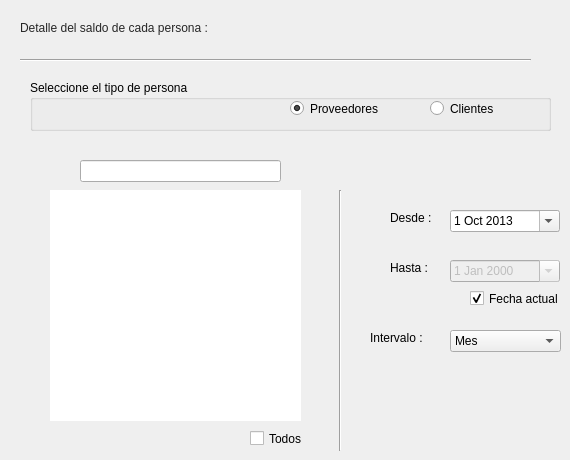
      <widget class="QWidget" name="tab_2">
       <attribute name="title">
        <string>Saldos</string>
       </attribute>
       <widget class="QPushButton" name="btnGeneratePDFStatisticsTabBalances">
        <property name="enabled">
         <bool>true</bool>
        </property>
        <property name="geometry">
         <rect>
          <x>520</x>
          <y>400</y>
          <width>34</width>
          <height>45</height>
         </rect>
        </property>
        <property name="font">
         <font>
          <family>Segoe UI</family>
          <pointsize>11</pointsize>
          <weight>9</weight>
          <italic>false</italic>
          <bold>false</bold>
         </font>
        </property>
        <property name="cursor">
         <cursorShape>PointingHandCursor</cursorShape>
        </property>
        <property name="styleSheet">
         <string notr="true">background: qradialgradient(cx: 0.4, cy: -0.1,
fx: 0.4, fy: -0.1,
radius: 1.35, stop: 0 #fff, stop: 1 #ddd);
border-radius: 11px;</string>
        </property>
        <property name="text">
         <string/>
        </property>
        <property name="icon">
         <iconset>
          <normaloff>../../../../home/pablo/.designer/Img/FilePDF48.png</normaloff>../../../../home/pablo/.designer/Img/FilePDF48.png</iconset>
        </property>
        <property name="iconSize">
         <size>
          <width>42</width>
          <height>42</height>
         </size>
        </property>
       </widget>
       <widget class="QGroupBox" name="groupBox">
        <property name="geometry">
         <rect>
          <x>30</x>
          <y>80</y>
          <width>521</width>
          <height>51</height>
         </rect>
        </property>
        <property name="layoutDirection">
         <enum>Qt::LeftToRight</enum>
        </property>
        <property name="title">
         <string>Seleccione el tipo de persona</string>
        </property>
        <widget class="QRadioButton" name="rbSupplierStatisticsTabBalances">
         <property name="geometry">
          <rect>
           <x>260</x>
           <y>20</y>
           <width>111</width>
           <height>17</height>
          </rect>
         </property>
         <property name="text">
          <string>Proveedores</string>
         </property>
         <property name="checked">
          <bool>true</bool>
         </property>
        </widget>
        <widget class="QRadioButton" name="rbCustomerStatisticsTabBalances">
         <property name="geometry">
          <rect>
           <x>400</x>
           <y>20</y>
           <width>111</width>
           <height>17</height>
          </rect>
         </property>
         <property name="text">
          <string>Clientes</string>
         </property>
        </widget>
       </widget>
       <widget class="QLabel" name="label_11">
        <property name="geometry">
         <rect>
          <x>390</x>
          <y>210</y>
          <width>71</width>
          <height>16</height>
         </rect>
        </property>
        <property name="text">
         <string>Desde :</string>
        </property>
       </widget>
       <widget class="QLabel" name="label_12">
        <property name="geometry">
         <rect>
          <x>20</x>
          <y>20</y>
          <width>261</width>
          <height>16</height>
         </rect>
        </property>
        <property name="styleSheet">
         <string notr="true">font: 75 13pt &quot;MS Shell Dlg 2&quot;;
color: rgb(38, 38, 38);</string>
        </property>
        <property name="text">
         <string>Detalle del saldo de cada persona :</string>
        </property>
       </widget>
       <widget class="QLabel" name="label_13">
        <property name="geometry">
         <rect>
          <x>390</x>
          <y>260</y>
          <width>71</width>
          <height>16</height>
         </rect>
        </property>
        <property name="text">
         <string>Hasta :</string>
        </property>
       </widget>
       <widget class="QCheckBox" name="chbHoy_saldos">
        <property name="geometry">
         <rect>
          <x>470</x>
          <y>290</y>
          <width>91</width>
          <height>17</height>
         </rect>
        </property>
        <property name="layoutDirection">
         <enum>Qt::LeftToRight</enum>
        </property>
        <property name="styleSheet">
         <string notr="true">font: 8pt &quot;MS Shell Dlg 2&quot;;</string>
        </property>
        <property name="text">
         <string>Fecha actual</string>
        </property>
        <property name="iconSize">
         <size>
          <width>11</width>
          <height>11</height>
         </size>
        </property>
        <property name="checked">
         <bool>true</bool>
        </property>
       </widget>
       <widget class="QDateEdit" name="deFromStatisticsTabBalances">
        <property name="geometry">
         <rect>
          <x>450</x>
          <y>210</y>
          <width>110</width>
          <height>22</height>
         </rect>
        </property>
        <property name="layoutDirection">
         <enum>Qt::LeftToRight</enum>
        </property>
        <property name="dateTime">
         <datetime>
          <hour>0</hour>
          <minute>0</minute>
          <second>0</second>
          <year>2013</year>
          <month>10</month>
          <day>1</day>
         </datetime>
        </property>
        <property name="calendarPopup">
         <bool>true</bool>
        </property>
       </widget>
       <widget class="QDateEdit" name="deUntilStatisticsTabBalances">
        <property name="enabled">
         <bool>false</bool>
        </property>
        <property name="geometry">
         <rect>
          <x>450</x>
          <y>260</y>
          <width>110</width>
          <height>22</height>
         </rect>
        </property>
        <property name="layoutDirection">
         <enum>Qt::LeftToRight</enum>
        </property>
        <property name="calendarPopup">
         <bool>true</bool>
        </property>
       </widget>
       <widget class="QTableView" name="tvPersonStatisticsTabBalances">
        <property name="geometry">
         <rect>
          <x>50</x>
          <y>190</y>
          <width>251</width>
          <height>231</height>
         </rect>
        </property>
        <property name="layoutDirection">
         <enum>Qt::LeftToRight</enum>
        </property>
        <property name="frameShape">
         <enum>QFrame::NoFrame</enum>
        </property>
        <property name="verticalScrollBarPolicy">
         <enum>Qt::ScrollBarAsNeeded</enum>
        </property>
        <property name="horizontalScrollBarPolicy">
         <enum>Qt::ScrollBarAlwaysOff</enum>
        </property>
        <property name="gridStyle">
         <enum>Qt::NoPen</enum>
        </property>
       </widget>
       <widget class="QLabel" name="label_14">
        <property name="geometry">
         <rect>
          <x>60</x>
          <y>160</y>
          <width>21</width>
          <height>16</height>
         </rect>
        </property>
        <property name="font">
         <font>
          <family>Segoe UI</family>
          <pointsize>11</pointsize>
          <weight>9</weight>
          <italic>false</italic>
          <bold>false</bold>
         </font>
        </property>
        <property name="text">
         <string>&lt;html&gt;
&lt;head/&gt;
&lt;body&gt;
&lt;IMG SRC=&quot;../Img/buscar.png&quot; width=&quot;16&quot; height=&quot;16&quot;&gt;
&lt;/body&gt;
&lt;/html&gt;</string>
        </property>
       </widget>
       <widget class="QLineEdit" name="txtFilterPersonStatisticsTabBalances">
        <property name="geometry">
         <rect>
          <x>80</x>
          <y>160</y>
          <width>201</width>
          <height>22</height>
         </rect>
        </property>
        <property name="styleSheet">
         <string notr="true">font: 9pt &quot;MS Shell Dlg 2&quot;;</string>
        </property>
       </widget>
       <widget class="QCheckBox" name="chbTodos_saldos">
        <property name="geometry">
         <rect>
          <x>250</x>
          <y>430</y>
          <width>61</width>
          <height>17</height>
         </rect>
        </property>
        <property name="layoutDirection">
         <enum>Qt::LeftToRight</enum>
        </property>
        <property name="styleSheet">
         <string notr="true">font: 8pt &quot;MS Shell Dlg 2&quot;;</string>
        </property>
        <property name="text">
         <string>Todos</string>
        </property>
        <property name="iconSize">
         <size>
          <width>11</width>
          <height>11</height>
         </size>
        </property>
       </widget>
       <widget class="Line" name="line_3">
        <property name="geometry">
         <rect>
          <x>20</x>
          <y>50</y>
          <width>511</width>
          <height>20</height>
         </rect>
        </property>
        <property name="orientation">
         <enum>Qt::Horizontal</enum>
        </property>
       </widget>
       <widget class="Line" name="line_4">
        <property name="geometry">
         <rect>
          <x>330</x>
          <y>190</y>
          <width>20</width>
          <height>261</height>
         </rect>
        </property>
        <property name="orientation">
         <enum>Qt::Vertical</enum>
        </property>
       </widget>
       <widget class="QLabel" name="label_10">
        <property name="geometry">
         <rect>
          <x>370</x>
          <y>330</y>
          <width>81</width>
          <height>16</height>
         </rect>
        </property>
        <property name="text">
         <string>Intervalo :</string>
        </property>
       </widget>
       <widget class="QComboBox" name="cbIntervalo_saldos">
        <property name="geometry">
         <rect>
          <x>450</x>
          <y>330</y>
          <width>111</width>
          <height>22</height>
         </rect>
        </property>
        <property name="layoutDirection">
         <enum>Qt::LeftToRight</enum>
        </property>
        <item>
         <property name="text">
          <string>Mes</string>
         </property>
        </item>
        <item>
         <property name="text">
          <string>Semana</string>
         </property>
        </item>
        <item>
         <property name="text">
          <string>Año</string>
         </property>
        </item>
        <item>
         <property name="text">
          <string>Dia</string>
         </property>
        </item>
       </widget>
      </widget>
